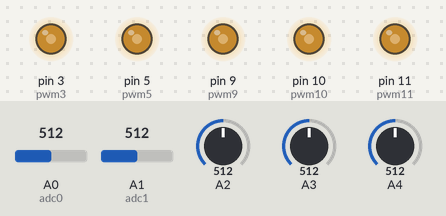
Simulated run of this sketch. Board: Arduino Uno, built with avr-gcc and run on an emulated ATmega328P. Parts: output pins drawn as LEDs (lit = HIGH). Inputs (shaded band) come from the test bench; at power-on: A0 (adc0) = 512, A1 (adc1) = 512, A2 = 512, A3 = 512, A4 = 512.

Above: at 1.2 s.
1.3 s: A0 (adc0) set to 716
At 2.5 s:
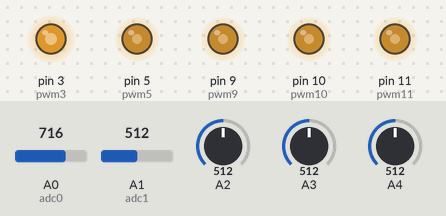
2.8 s: A1 (adc1) set to 716
At 3.7 s:
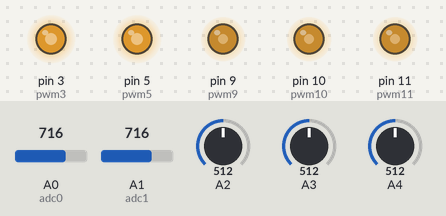
4.3 s: A2 set to 716
At 4.9 s:
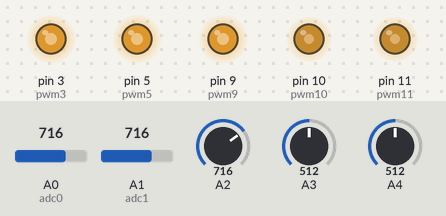
5.8 s: A3 set to 716
At 7.0 s:
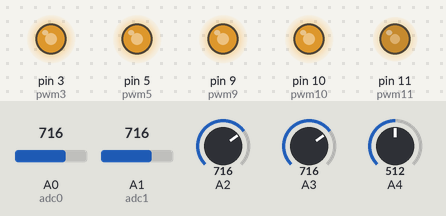
7.3 s: A4 set to 716
At 8.4 s:
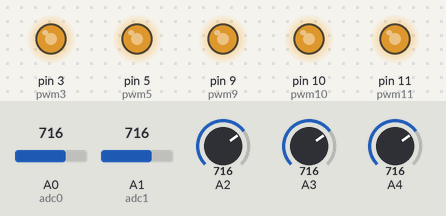
8.8 s: A0 (adc0) set to 992
At 9.5 s:
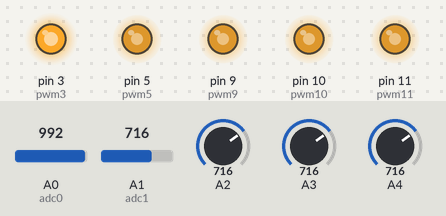
Timing chart, 0 to 11.3 s (numbered marks = the images above; inputs shaded):
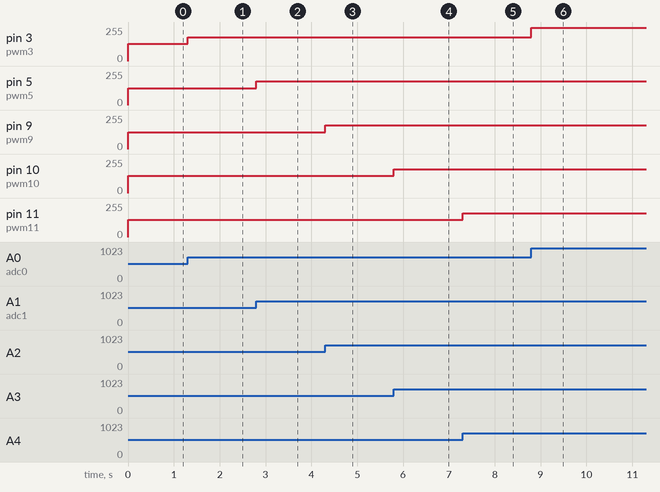

Measured:
- after the input at 1.3 s, pin 3 (pwm3): 128/255 → 179/255 at once
- after the input at 2.8 s, pin 5 (pwm5): 127/255 → 178/255 at once
- after the input at 4.3 s, pin 9 (pwm9): 127/255 → 178/255 at once
- after the input at 5.8 s, pin 10 (pwm10): 128/255 → 178/255 at once
- after the input at 7.3 s, pin 11 (pwm11): 128/255 → 179/255 at once
- after the input at 8.8 s, pin 3 (pwm3): 179/255 → 248/255 at once

The sketch:

potentiameterLEDDim.ino
```cpp
const int pwm3 = 3; //naming pin 3 as 'pwm3' variable
const int pwm5 = 5; //naming pin 5 as 'pwm5' variable
const int pwm9 = 9; //naming pin 9 as 'pwm9' variable
const int pwm10 = 10; //naming pin 10 as'pwm10'variable
const int pwm11 = 11; //naming pin 10 as 'pwm11' variable
const int adc0 = A0; //naming pin 0 of analog input side as 'adc'
const int adc1 = A1; //naming pin 1 of analog input side as 'adc'
const int adc2 = A2; //naming pin 2 of analog input side as 'adc'
const int adc3 = A3; //naming pin 3 of analog input side as 'adc'
const int adc4 = A4; //naming pin4 of analog input side as 'adc'
void setup()
{
  pinMode(pwm3,OUTPUT); //setting pin 3 as output
  pinMode(pwm5,OUTPUT); //setting pin 5 as output
  pinMode(pwm9,OUTPUT); //setting pin 9 as output
  pinMode(pwm10,OUTPUT); //setting pin 10 as output
  pinMode(pwm11,OUTPUT); //setting pin 11 as output
}

void loop()
{
  int q = analogRead(adc0); //reading analog voltage and storing it in an integer
  int w = analogRead(adc1); //reading analog voltage and storing it in an integer
  int e = analogRead(A2); //reading analog voltage and storing it in an integer
  int r = analogRead(A3); //reading analog voltage and storing it in an integer
  int t = analogRead(A4); //reading analog voltage and storing it in an integer
  q = map(q,0,204.6,0,51);
  w = map(w,204.6,409.2,51,102);
  e = map(e,409.2,613.8,102,153);
  r = map(r,613.8,818.4,153,204);
  t = map(t,818.4,1023,204,255);
/*
the above function scales the output of adc, which is 10 bit
and gives values btw 0 to 1023, invalues btw 0 to 255
form analogWrite function which only recieves values btw this range
*/
analogWrite(pwm3,q);
analogWrite(pwm5,w);
analogWrite(pwm9,e);
analogWrite(pwm10,r);
analogWrite(pwm11,t);
}
```
